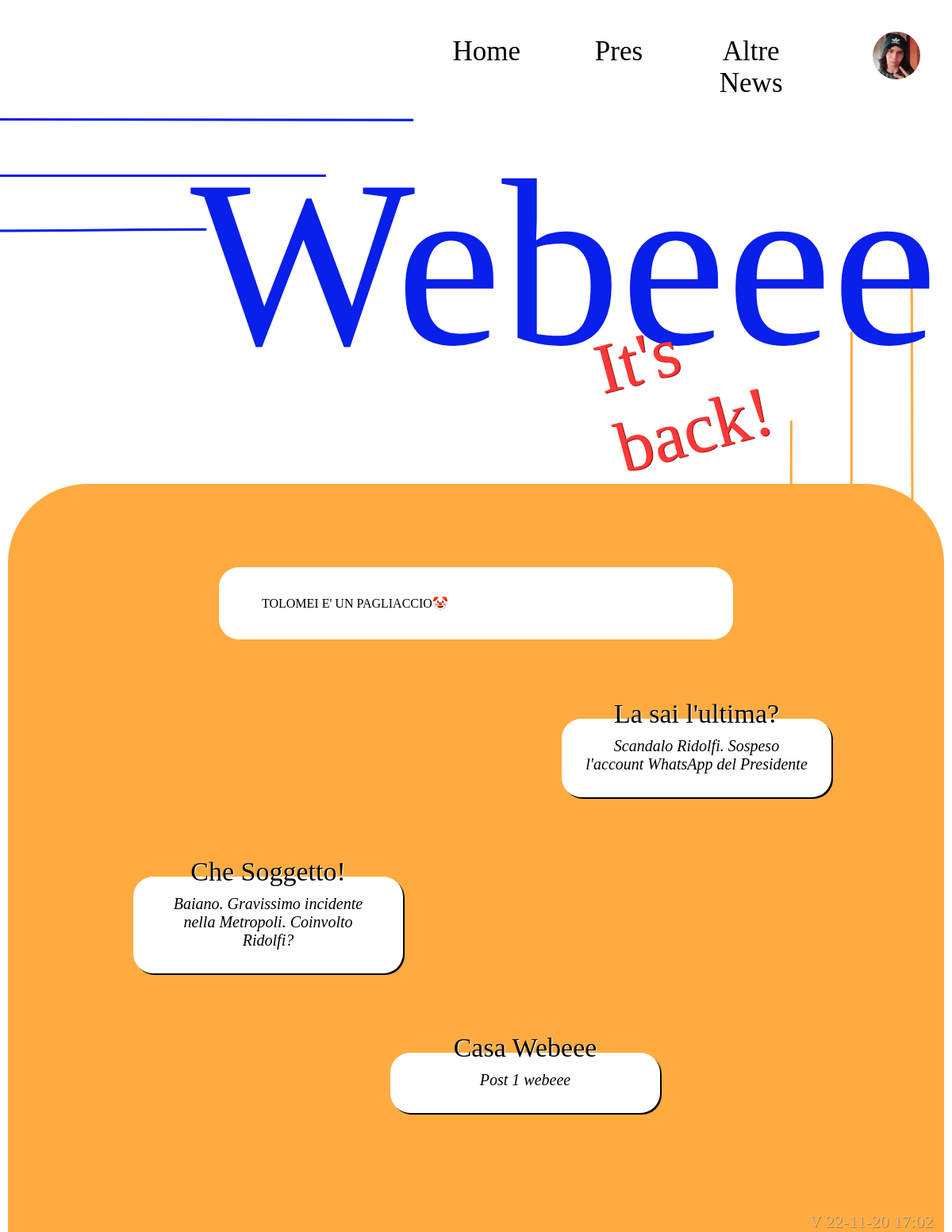
The app's page /h (signed in) with its own data.
### blog/models.py (models this page shows, shortened)
class User(UserMixin, db.Model):
    id = db.Column(db.Integer, primary_key=True)
    created_at = db.Column(db.DateTime, default=datetime.now)
    username = db.Column(db.String(12), unique=True, nullable=False)
    email = db.Column(db.String(50), unique=True, nullable=False)
    password = db.Column(db.String(150), nullable=False)
    role = db.Column(db.String(50), default="testimonial")
    icon = db.Column(db.String(120))
    pres_post = db.relationship('PresPost', backref='author', lazy='dynamic')
    other_post = db.relationship('Wpost', backref='author', lazy='dynamic')

class PresPost(db.Model):
    id = db.Column(db.Integer, primary_key=True)
    user_id = db.Column(db.Integer(), db.ForeignKey('user.id'), nullable=False)
    created_at = db.Column(db.DateTime, default=datetime.now)
    title = db.Column(db.String(120), nullable=False)
    slug = db.Column(db.String(250))
    description = db.Column(db.String(120))
    body1 = db.Column(db.Text, nullable=False)
    body2 = db.Column(db.Text)
    body3 = db.Column(db.Text)
    body4 = db.Column(db.Text)
    body5 = db.Column(db.Text)
    testimonial1 = db.Column(db.Text)
    testimonial2 = db.Column(db.Text)
    testimonial3 = db.Column(db.Text)
    cover = db.Column(db.String(120))
    image1 = db.Column(db.String(120))
    image2 = db.Column(db.String(120))
    image3 = db.Column(db.String(120))

class Wpost(db.Model):
    id = db.Column(db.Integer, primary_key=True)
    user_id = db.Column(db.Integer(), db.ForeignKey('user.id'), nullable=False)
    created_at = db.Column(db.DateTime, default=datetime.now)
    title = db.Column(db.String(120), nullable=False)
    slug = db.Column(db.String(250))
    description = db.Column(db.String(120))
    body1 = db.Column(db.Text, nullable=False)
    testimonial = db.Column(db.Text)
    body2 = db.Column(db.Text)
    cover = db.Column(db.String(120))
    image1 = db.Column(db.String(120))

### blog/routes.py (the view)
@app.route("/h")
def home():
    from random import randint
    LAST_W = Wpost.query.all()[-1]
    try: LAST = PresPost.query.all()[-1]
    except: LAST = PresPost.query.filter_by(id=1).first()
    first = PresPost.query.first()
    try: rand_n = randint(first.id, (LAST.id-1))
    except: rand_n = 1
    RANDOM = PresPost.query.filter_by(id=rand_n).first()
    from version import recorded_version
    version = recorded_version()
    return render_template("home.html", last=LAST, random=RANDOM, last_w=LAST_W, version=version)

### blog/models.py (called while the page is built)
@login_manager.user_loader
def load_user(id):
    return User.query.get(int(id))

### version.py (called while the page is built)
def recorded_version():
    with open(VERSION, "r") as f:
        last_v = f.read()
        return last_v

### blog/templates/home.html (shortened to what this page needs)
{% if request.path == "/" %}
    <h1>WEBEEEE</h1>
    <br>
    <h2>-Home-</h2>
    <br>
    <h4>EHY, QUESTO SITO E' IN MUTANDE!</h4>
    <h5>Il nuovo progetto è ancora in fase di lavorazione, ma il team di webeee promette
        di essere costante nello sviluppo e nel miglioramento di questo fantasico blog.</h5>
    <h6>Nel frattempo, cerca di indovinare la password per diventare un vero <i>hackerino</i> :)</h6>
    <form action="password" method="post">
        <input type="password" name="pw_input">
        <br>
        <input type="submit" value="Check password" id="password">
        <br>
        {% for message in get_flashed_messages() %}
            <p>{{message}}</p>
        {% endfor %}
    </form>
{% else %}
{% extends "base.html" %}
<div class="PC">{% block pc_content %}
    <div class="version">{{version}}</div>
    <img class="home-back"
        src=" {{ url_for('static', filename='img/build/home_back.png') }} " alt="BACKGROUND">
    <div class="home-title-sec">
        <div class="home-title">Webeee</div>
        <div class="home-subtitle">It's back!</div>
    </div>
    <div class="home-page">
        <div class="home-intro">
            <p>TOLOMEI E' UN PAGLIACCIO🤡</p>
        </div>
        <div class="home-adv">
            <a class="home-frame f1"
            href="{{ url_for('pres_article', post_slug=last.slug) }}">
                <p class="home-frame-title">La sai l'ultima?</p>
                <div class="home-article">{{last.title}}</div>
            </a>
            <a class="home-frame f2"
            href="{{ url_for('pres_article', post_slug=random.slug) }}">
                <p class="home-frame-title">Che Soggetto!</p>
                <div class="home-article">{{random.title}}</div>
            </a>
            <a class="home-frame f3"
            href="{{ url_for('webeee_article', post_slug=last_w.slug) }}">
                <p class="home-frame-title">Casa Webeee</p>
                <div class="home-article"">{{last_w.title}} </div>
            </a>
        </div>
    </div>
{% endblock %}</div>
{% endif %}

### blog/templates/base.html (shortened to what this page needs)
<!DOCTYPE html>
<html lang="it">
<head>
    <link rel="stylesheet" href="{{ url_for('static', filename='style.css') }}">
</head>
<body>
<div class="menu">
    <img class="menu-icon-1" alt="icon" id="ICON" onclick="open_menu()"
        {% if current_user.is_authenticated %}
            {% if not current_user.icon %}
            title="Pagliaccio, perché non metti la foto?"
            src="{{ url_for('static', filename='img/build/user_not_loaded.png') }}"
            {% else %} src=" {{ url_for('static', filename='img/posts/' + current_user.icon) }}"{% endif %}
        {% else %} src="{{ url_for('static', filename='img/build/logo.png') }}"{% endif %}>
    <div class="menu-container">
        <a class="menu-tab" href=" {{ url_for('home') }} ">Home</a>
        <a class="menu-tab" href=" {{ url_for('pres') }} ">Pres</a>
        <a class="menu-tab" href="#">Altre News</a>
    </div>
</div>
<div class="PC">{% block pc_content %}{% endblock %}</div>
</body>
</html>

### blog/static/style.css (style rules this page uses)
:root { --font_webeee: "SHELMAN"; --font_itsback: "Freehand575 BT"; --font_title: "Forte"; --font_menu: "Mistral"; --font_account: "Freehand521 BT"; --font_article: "Brush Script MT"; --font_text: "Gabriola"; --font_bold: "JOAN"; --font_error: "Chiller"; --text_primary_color: black; --text_secondary_color: white; --ambeee: #FFAB40; --ambeee2: #B87711; --blueee: #091FEA; --blueee2: #1E1EB7; --red: #FF3737; --red2: #8F1111; --link: #13FF22; --green: #07987D; --green2: #036855; --grey: #D5D3D3; --grey2: #313131; --back_primary: white; --back_secondary: black; }
body { margin: 0; }
a { text-decoration: none; color:var(--text_primary_color); }
@media screen and (min-width: 1024px) { .PC { display: block; } }
@media screen and (min-width: 1024px) { .menu { margin: 20px 20px 0; z-index: 4; display: flex; flex-direction: row-reverse; color: var(--text_primary_color); font-family: var(--font_menu); } }
@media screen and (min-width: 1024px) { .menu-icon-1 { width: 60px; height: 60px; margin: 20px; cursor: pointer; border-radius: 50px; } }
@media screen and (min-width: 1024px) { .menu-container { width: 500px; margin: 25px 50px 0; display: flex; flex-direction: row; } }
@media screen and (min-width: 1024px) { .menu-tab { width: 200px; margin: 0 20px; font-size: 35px; text-align: center; } }
@media screen and (min-width: 1024px) { .home-back { width: 96%; margin: 2% 0 0; } }
@media screen and (min-width: 1024px) { .home-title-sec { position: absolute; width: 60%; margin: -500px 20% 0; } }
@media screen and (min-width: 1024px) { .home-title { font-size: 300px; color: var(--blueee); font-family: var(--font_webeee); text-align: center; } }
@media screen and (min-width: 1024px) { .home-subtitle { width: 300px; margin: -130px 0 0 520px; font-size: 90px; font-family: var(--font_itsback); color: var(--red); text-shadow: 1px 1px 0px #8F1111; transform: rotate(345deg); animation-name: ItsBack; animation-duration: 1.5s; animation-iteration-count: infinite; animation-timing-function: linear; } }
@media screen and (min-width: 1024px) { .home-page { margin: -50px 10px 0; padding: 100px 50px; border-radius: 100px 100px 0 0; background-color: var(--ambeee); } }
@media screen and (min-width: 1024px) { .home-intro { width: 50%; margin: 5px 20%; padding: 20px 5%; border-radius: 25px; background-color: var(--back_primary); } }
@media screen and (min-width: 1024px) { .home-adv { display: flex; flex-direction: column; margin: 50px 0 0 0; } }
@media screen and (min-width: 1024px) { .home-frame { width: 300px; margin: 50px 0; padding: 20px; text-decoration: none; border-radius: 25px; background-color: var(--back_primary); box-shadow: 2px 2px 0 var(--back_secondary); } }
@media screen and (min-width: 1024px) { .home-frame-title { margin: -45px 0 0 0; font-size: 34px; text-align: center; font-family: var(--font_title); color: var(--text_primary_color); text-shadow: 1px 1px 0 var(--text_secondary_color); } }
@media screen and (min-width: 1024px) { .home-article { margin: 10px; font-size: 20px; font-style: italic; text-align: center; } }
@media screen and (min-width: 1024px) { .f1 { margin: 50px 10% 50px 60%; } }
@media screen and (min-width: 1024px) { .f2 { margin: 50px 60% 50px 10%; } }
@media screen and (min-width: 1024px) { .f3 { margin: 50px 30% 50px 40%; } }
@media screen and (min-width: 1024px) { .version { position: fixed; margin: 0 2%; right: 0; bottom: 0; color: var(--grey); font-size: 22px; opacity: 40%; font-family: var(--font_title); text-shadow: 1px 1px var(--grey2); } }

### records on screen
User: icon (picture)
PresPost: title "Scandalo Ridolfi. Sospeso l'account WhatsApp del Presidente"
PresPost: title "Baiano. Gravissimo incidente nella Metropoli. Coinvolto Ridolfi?"
Wpost: title "Post 1 webeee"

### other values on screen
{{ version }} "V 22-11-20 17:02"
